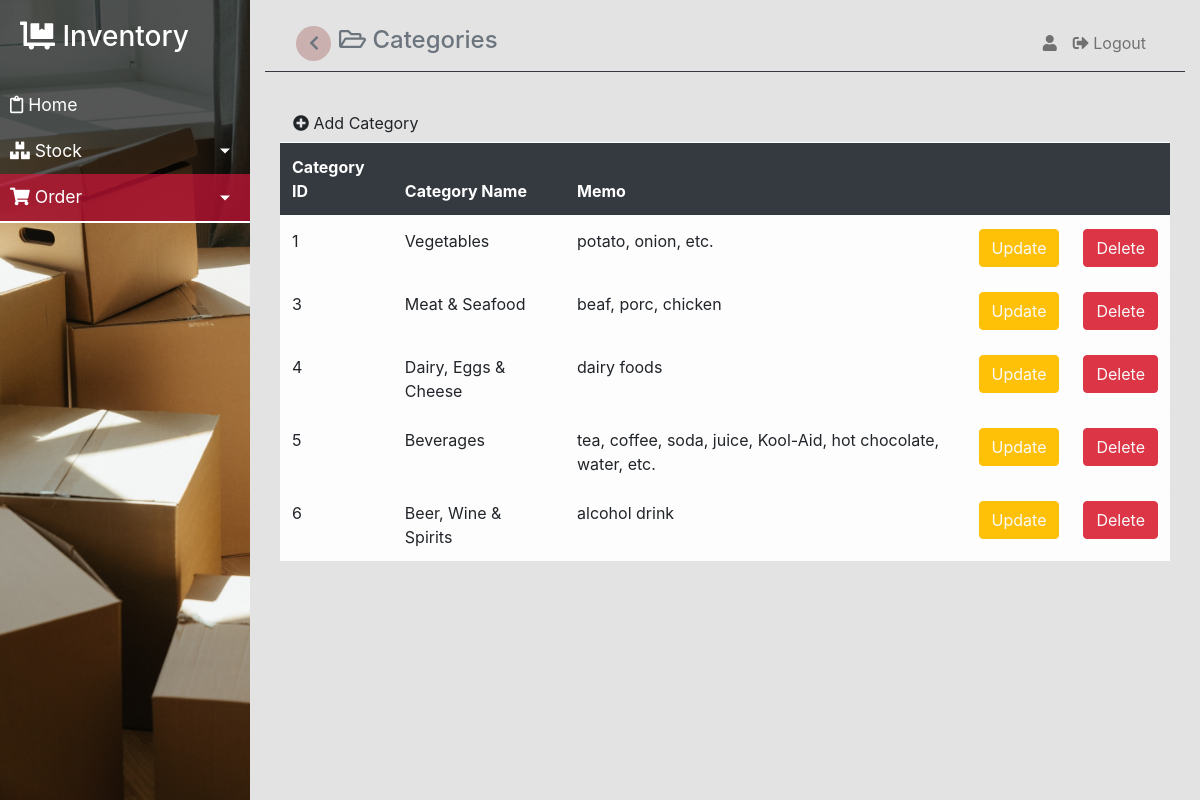
/categories.php, run on the app's committed database.
### tables this page shows
CREATE TABLE `categories` (
  `category_id` int(11) NOT NULL,
  `category_name` varchar(255) NOT NULL,
  `memo` varchar(255) NOT NULL
);

### classes/Config.php (called while the page is built, shortened)
<?php
class Config
{
    private $servername ='us-cdbr-east-04.cleardb.com';
    private $username = 'bbca1315152850';
    private $password = 'aa48e207';
    private $db_name = 'heroku_7bcd1e58d86e369';
    public function __construct()
    {
        $this->conn = new mysqli($this->servername,$this->username,$this->password,$this->db_name);
        return $this->conn;
    }
}
?>

### datafile.php (called while the page is built, shortened)
<?php
  include 'classes/System_app.php';
  $system_app = new System_app;
?>

### categories.php (the view, shortened to what this page needs)
<?php
	include 'datafile.php';
	$categoryList = $system_app->getCategoryList();
?>
<!doctype html>
<html lang="en">
  <head>
    <link rel="stylesheet" href="https://stackpath.bootstrapcdn.com/bootstrap/4.3.1/css/bootstrap.min.css">
    <link rel="stylesheet" href="https://cdnjs.cloudflare.com/ajax/libs/font-awesome/5.15.3/css/all.min.css" />
		<link rel="stylesheet" href="css/nav.css">
  </head>
  <body>
		<div class="wrapper">
			<div>
			</div>
			<div class="" id="content">
				<nav class="navbar navbar-expand-lg navbar-transparent nabvar-absolute fixed-top navbar-light border-bottom border-dark border-2">
          <div class="container-fluid">
            <div class="nabvar-wrapper">
              <div class="navbar-minimize d-flex align-item-center">
                <button type="button" id="sidebarCollapse" class="navbar-btn btn-fab btn-round mr-2">
                  <i class="fas fa-chevron-right text-muted"></i>
                </button>
                <span class="align-center">
                  <a href="categories.php" class="text-decoration-none text-muted h4 text-center"><i class="far fa-folder-open"></i> Categories</a>
                </span>
              </div>
            </div>
            <div class="collapse navbar-collapse" id="menu">
              <ul class="navbar-nav ml-auto">
                  <li class="nav-item">
										<a href="profile.php?id=<?php echo $_SESSION['login_id'];?>" class="nav-link"><i class="fas fa-user"></i> <?php echo $_SESSION['firstname']." ".$_SESSION['lastname'];?></a>
                  </li>
                  <li class="nav-item">
                    <a href="logout.php" class="nav-link"><i class="fas fa-sign-out-alt"></i> Logout</a>
                  </li>
                </ul>
            </div>
          </div>
        </nav>
				<div class="container">
					<div class="row mt-3">
						<div class="col">
							<a href="" class="btn btn-muted float-end" data-toggle="modal" data-target="#addCategory"><i class="fas fa-plus-circle"></i> Add Category</a>
						</div>
					</div>
					<table class="table table-hover table-light">
						<thead class="table-dark">
							<tr>
								<th>Category ID</th>
								<th>Category Name</th>
								<th>Memo</th>
								<th></th>
								<th></th>
							</tr>
						</thead>
						<tbody>
							<?php foreach((array)$categoryList as $row)
								{
								if($row["category_id"]==""){?>
								<tr>
									<td class="text-center bg-light"colspan=5>No data.</td>
								</tr>
								<?php }else{?>
								<tr>
									<td><?php echo $row['category_id']; ?></td>
									<td><?php echo $row['category_name']; ?></td>
									<td><?php echo $row['memo']; ?></td>
									<td><a href="" class="btn btn-warning text-light float-end" data-toggle="modal" data-target="#editCategory<?php echo $row['category_id'];?>">Update</a>
									</td>
									<td><a href="" class="btn btn-danger text-light float-end" data-toggle="modal" data-target="#deleteCategory<?php echo $row['category_id'];?>">Delete</a>
									</td>
								</tr>
							<?php }}?>
						</tbody>
					</table>
    		</div>
			</div>
		</div>
  </body>
</html>

### css/nav.css (style rules this page uses)
#sidebarCollapse { width: 35px; height: 35px; background: rgb(188 143 143 / 60%); border: none; border-radius: 50%; }
#sidebarCollapse i { transform: rotate(180deg); border-radius: 50%; }
.wrapper { display: flex; align-items: stretch; perspective: 1500px; }
#content { width: 100%; padding: 15px; min-height: 100vh; transition: all 0.3s; background: rgb(192 192 192 / 45%); }
.navbar { display: flex; flex-wrap: wrap; align-items: center; justify-content: space-between; padding: navbar-padding-y navbar-padding-x; position: -webkit-sticky; position: sticky; top: 5px; z-index: 99; }

### data on the page
categories: category_id "1", category_name "Vegetables", memo "potato, onion, etc."
categories: category_id "3", category_name "Meat & Seafood", memo "beaf, porc, chicken"
categories: category_id "4", category_name "Dairy, Eggs & Cheese", memo "dairy foods"
categories: category_id "5", category_name "Beverages", memo "tea, coffee, soda, juice, Kool-Aid, hot chocolate, water, etc."
categories: category_id "6", category_name "Beer, Wine & Spirits", memo "alcohol drink"
